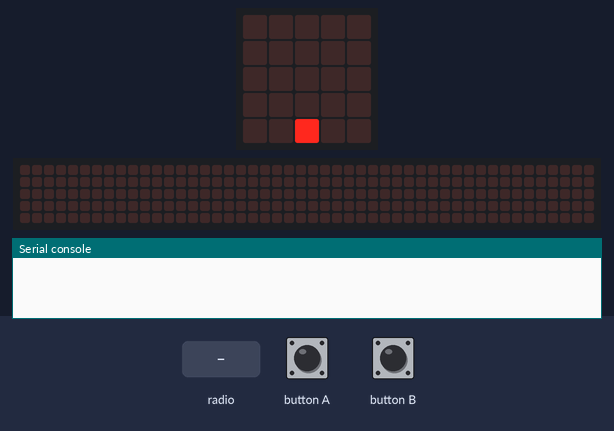
The program below on a simulated Calliope mini (MakeCode). Parts: the board's 5×5 LED display, a strip that is not on the board, showing the scrolling text unrolled, the last lines printed to the serial console. Inputs (shaded band) come from the test bench. Random numbers come from a fixed seed; no radio messages arrive unless stated (any console line starting 'radio sent:' is added by the test bench); the 48×5 strip is a reading aid, not a part: it shows the text the display is scrolling, unrolled, one strip-width of it at a time.

Above: at 1.2 s.
1.3 s: radio message "1" arrives
At 1.7 s:
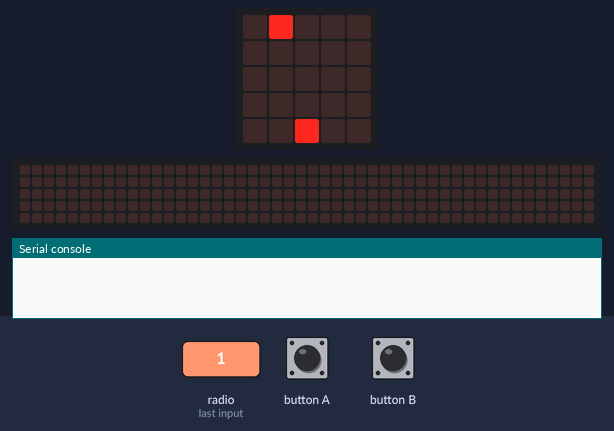
At 2.2 s:
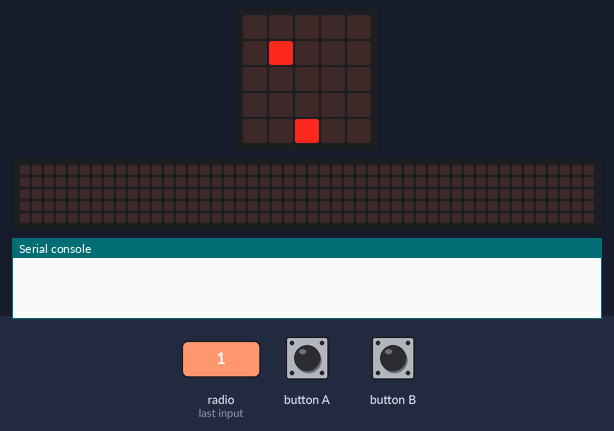
4.3 s: button A pressed for 0.15 s
At 4.32 s:
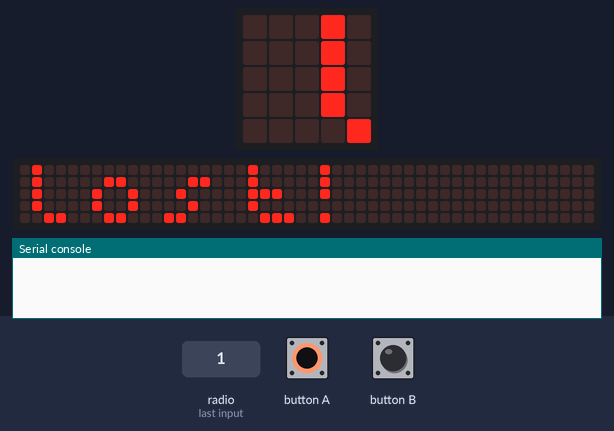
5.0 s: radio message "0" arrives
8.0 s: button A pressed for 0.15 s
8.7 s: button B pressed for 0.15 s
9.4 s: button A pressed for 0.15 s
At 14.6 s:
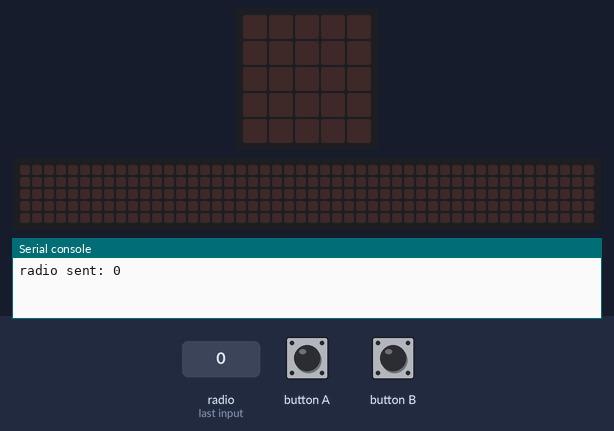
Timing chart, 0 to 15.2 s (numbered marks = the images above; inputs shaded):
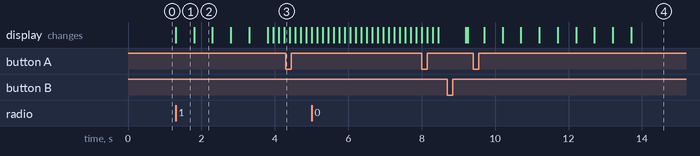

The program:

main.ts
```typescript
radio.onReceivedNumber(function (receivedNumber) {
    x_position = receivedNumber
    ball = game.createSprite(x_position, 0)
    basic.pause(500)
    for (let index = 0; index < 4; index++) {
        ball.change(LedSpriteProperty.Y, 1)
        basic.pause(500)
    }
    if (schlaeger.get(LedSpriteProperty.X) == ball.get(LedSpriteProperty.X)) {
        posTest()
    } else {
        basic.showString("lost!")
        ball.delete()
        schlaeger.delete()
    }
})
input.onButtonEvent(Button.A, input.buttonEventClick(), function () {
    schlaeger.change(LedSpriteProperty.X, -1)
})
input.onButtonEvent(Button.B, input.buttonEventClick(), function () {
    schlaeger.change(LedSpriteProperty.X, 1)
})
function posTest () {
    if (ball.get(LedSpriteProperty.Y) == 4) {
        ball.delete()
        ball = game.createSprite(randint(0, 4), 4)
        for (let index = 0; index < 4; index++) {
            ball.change(LedSpriteProperty.Y, -1)
            basic.pause(500)
        }
        radio.sendNumber(ball.get(LedSpriteProperty.Y))
        ball.delete()
    }
}
let ball: game.LedSprite = null
let x_position = 0
let schlaeger: game.LedSprite = null
schlaeger = game.createSprite(2, 4)
radio.setGroup(1)
```

test.ts
```typescript
// Hier kann man Tests durchführen; diese Datei wird nicht kompiliert, wenn dieses Paket als Erweiterung verwendet wird.
```

Measured:
- after the input at 1.3 s, the display: changes at once (image 1)
- what the display in image 1 shows lasts 0.5 s, from 1.3 s to 1.8 s
